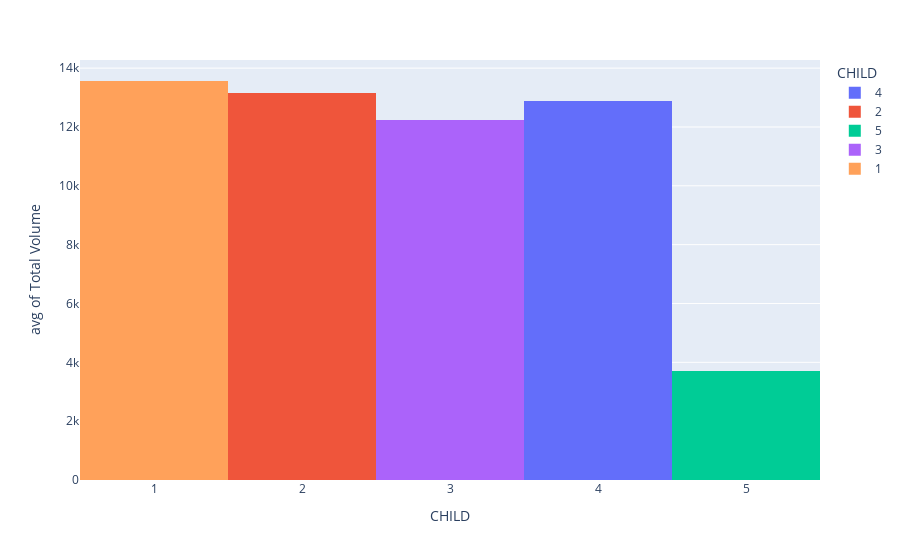
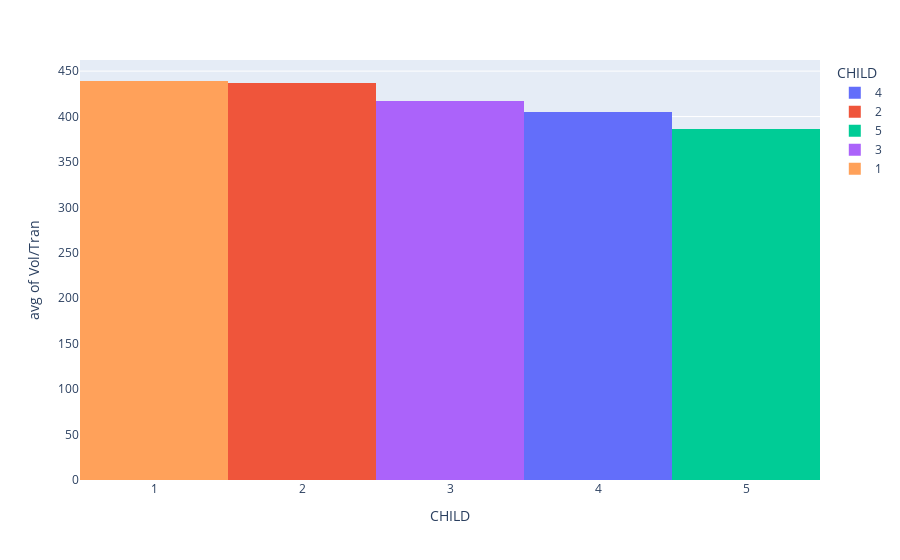
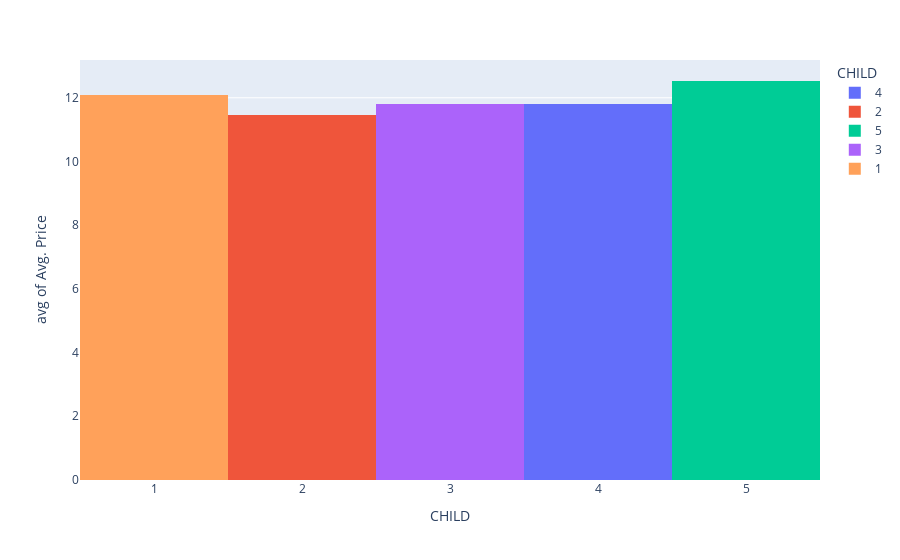

Notebook source saved alongside these figures, in order:
### Code cell
group_by_CHILDREN = df.groupby('CHILD')
group_by_CHILDREN.describe()
fig = px.histogram(df, x='CHILD', y=df['Total Volume'], color='CHILD', histfunc='avg')
fig.show()

fig = px.histogram(df, x='CHILD', y=df['Vol/Tran'], color='CHILD', histfunc='avg')
fig.show()

px.histogram(df, x='CHILD', y=df['Avg. Price '], color='CHILD', histfunc='avg').show()

### Figure 1 — Plotly figure (JSON) as saved in the notebook; plotly's stock layout.template omitted (floating-point values rounded to 4 significant figures; data arrays with more than 128 entries replaced by an {"elided": "..."} marker saying what was removed)
{"data": [{"alignmentgroup": "True", "bingroup": "x", "histfunc": "avg", "hovertemplate": "CHILD=%{x}<br>avg of Total Volume=%{y}<extra></extra>", "legendgroup": "4", "marker": {"color": "#636efa", "pattern": {"shape": ""}}, "name": "4", "offsetgroup": "4", "orientation": "v", "showlegend": true, "type": "histogram", "x": {"elided": "267 int values"}, "xaxis": "x", "y": {"elided": "267 int values"}, "yaxis": "y"}, {"alignmentgroup": "True", "bingroup": "x", "histfunc": "avg", "hovertemplate": "CHILD=%{x}<br>avg of Total Volume=%{y}<extra></extra>", "legendgroup": "2", "marker": {"color": "#EF553B", "pattern": {"shape": ""}}, "name": "2", "offsetgroup": "2", "orientation": "v", "showlegend": true, "type": "histogram", "x": {"elided": "145 int values"}, "xaxis": "x", "y": {"elided": "145 int values"}, "yaxis": "y"}, {"alignmentgroup": "True", "bingroup": "x", "histfunc": "avg", "hovertemplate": "CHILD=%{x}<br>avg of Total Volume=%{y}<extra></extra>", "legendgroup": "5", "marker": {"color": "#00cc96", "pattern": {"shape": ""}}, "name": "5", "offsetgroup": "5", "orientation": "v", "showlegend": true, "type": "histogram", "x": [5, 5, 5, 5, 5, 5, 5, 5, 5, 5, 5, 5, 5, 5, 5, 5, 5, 5, 5, 5, 5, 5, 5, 5, 5, 5, 5, 5, 5, 5, 5, 5, 5, 5, 5, 5, 5, 5, 5, 5, 5, 5, 5, 5, 5, 5, 5, 5, 5, 5, 5, 5, 5, 5, 5, 5, 5, 5, 5, 5, 5, 5, 5, 5, 5, 5, 5, 5], "xaxis": "x", "y": [1500, 675, 6400, 1600, 2825, 6050, 1050, 3325, 900, 3925, 4950, 1050, 150, 4800, 300, 5250, 900, 7000, 2850, 400, 11125, 225, 1800, 2500, 900, 9325, 4250, 2175, 1300, 2750, 375, 3750, 1300, 7525, 3750, 3225, 4525, 675, 6525, 1600, 1675, 200, 1350, 3300, 300, 18850, 5425, 5575, 500, 2300, 2275, 1125, 3350, 4910, 11975, 225, 10825, 1500, 2100, 525, 16175, 1225, 750, 225, 13075, 825, 2550, 13400], "yaxis": "y"}, {"alignmentgroup": "True", "bingroup": "x", "histfunc": "avg", "hovertemplate": "CHILD=%{x}<br>avg of Total Volume=%{y}<extra></extra>", "legendgroup": "3", "marker": {"color": "#ab63fa", "pattern": {"shape": ""}}, "name": "3", "offsetgroup": "3", "orientation": "v", "showlegend": true, "type": "histogram", "x": [3, 3, 3, 3, 3, 3, 3, 3, 3, 3, 3, 3, 3, 3, 3, 3, 3, 3, 3, 3, 3, 3, 3, 3, 3, 3, 3, 3, 3, 3, 3, 3, 3, 3, 3, 3, 3, 3, 3, 3, 3, 3, 3, 3, 3, 3, 3, 3, 3, 3, 3, 3, 3, 3, 3, 3, 3, 3, 3, 3, 3], "xaxis": "x", "y": [8300, 9300, 20675, 16730, 10925, 7475, 34200, 15875, 18275, 19950, 23325, 13075, 20125, 13950, 16225, 11450, 14375, 12085, 9200, 26200, 8450, 14450, 12675, 12275, 14500, 10800, 11450, 9225, 3075, 10775, 16425, 7675, 13500, 22325, 22925, 5225, 10345, 15850, 5735, 14250, 11050, 8500, 12700, 7625, 12300, 13085, 11025, 7300, 7925, 4825, 12300, 3700, 6550, 2675, 6325, 9975, 11825, 5950, 11775, 6635, 9400], "yaxis": "y"}, {"alignmentgroup": "True", "bingroup": "x", "histfunc": "avg", "hovertemplate": "CHILD=%{x}<br>avg of Total Volume=%{y}<extra></extra>", "legendgroup": "1", "marker": {"color": "#FFA15A", "pattern": {"shape": ""}}, "name": "1", "offsetgroup": "1", "orientation": "v", "showlegend": true, "type": "histogram", "x": [1, 1, 1, 1, 1, 1, 1, 1, 1, 1, 1, 1, 1, 1, 1, 1, 1, 1, 1, 1, 1, 1, 1, 1, 1, 1, 1, 1, 1, 1, 1, 1, 1, 1, 1, 1, 1, 1, 1, 1, 1, 1, 1, 1, 1, 1, 1, 1, 1, 1, 1, 1, 1, 1, 1, 1, 1, 1, 1], "xaxis": "x", "y": [16050, 15400, 21150, 6825, 26375, 11625, 4650, 21400, 6525, 19425, 12000, 17950, 17900, 7225, 28925, 17525, 20525, 26475, 12350, 5700, 12325, 6825, 12925, 22600, 13100, 11775, 15700, 19975, 6625, 13750, 9400, 1350, 8525, 14350, 11725, 17825, 20400, 8375, 16375, 5175, 5900, 8495, 2525, 6725, 6050, 6500, 8300, 7200, 5950, 5550, 21925, 6500, 40400, 4100, 17275, 11615, 13175, 50000, 6925], "yaxis": "y"}], "layout": {"barmode": "relative", "legend": {"title": {"text": "CHILD"}, "tracegroupgap": 0}, "margin": {"t": 60}, "xaxis": {"anchor": "y", "categoryarray": [4, 2, 5, 3, 1], "categoryorder": "array", "domain": [0, 1], "title": {"text": "CHILD"}}, "yaxis": {"anchor": "x", "domain": [0, 1], "title": {"text": "avg of Total Volume"}}}}

### Figure 2 — Plotly figure (JSON) as saved in the notebook; plotly's stock layout.template omitted (floating-point values rounded to 4 significant figures; data arrays with more than 128 entries replaced by an {"elided": "..."} marker saying what was removed)
{"data": [{"alignmentgroup": "True", "bingroup": "x", "histfunc": "avg", "hovertemplate": "CHILD=%{x}<br>avg of Vol/Tran=%{y}<extra></extra>", "legendgroup": "4", "marker": {"color": "#636efa", "pattern": {"shape": ""}}, "name": "4", "offsetgroup": "4", "orientation": "v", "showlegend": true, "type": "histogram", "x": {"elided": "267 int values"}, "xaxis": "x", "y": {"elided": "267 float values"}, "yaxis": "y"}, {"alignmentgroup": "True", "bingroup": "x", "histfunc": "avg", "hovertemplate": "CHILD=%{x}<br>avg of Vol/Tran=%{y}<extra></extra>", "legendgroup": "2", "marker": {"color": "#EF553B", "pattern": {"shape": ""}}, "name": "2", "offsetgroup": "2", "orientation": "v", "showlegend": true, "type": "histogram", "x": {"elided": "145 int values"}, "xaxis": "x", "y": {"elided": "145 float values"}, "yaxis": "y"}, {"alignmentgroup": "True", "bingroup": "x", "histfunc": "avg", "hovertemplate": "CHILD=%{x}<br>avg of Vol/Tran=%{y}<extra></extra>", "legendgroup": "5", "marker": {"color": "#00cc96", "pattern": {"shape": ""}}, "name": "5", "offsetgroup": "5", "orientation": "v", "showlegend": true, "type": "histogram", "x": [5, 5, 5, 5, 5, 5, 5, 5, 5, 5, 5, 5, 5, 5, 5, 5, 5, 5, 5, 5, 5, 5, 5, 5, 5, 5, 5, 5, 5, 5, 5, 5, 5, 5, 5, 5, 5, 5, 5, 5, 5, 5, 5, 5, 5, 5, 5, 5, 5, 5, 5, 5, 5, 5, 5, 5, 5, 5, 5, 5, 5, 5, 5, 5, 5, 5, 5, 5], "xaxis": "x", "y": [375, 168.8, 800, 400, 565, 756.2, 210, 415.6, 180, 436.1, 707.1, 262.5, 150, 436.4, 150, 525, 300, 318.2, 142.5, 400, 654.4, 225, 1800, 416.7, 450, 345.4, 184.8, 310.7, 650, 916.7, 187.5, 288.5, 650, 470.3, 375, 460.7, 377.1, 337.5, 435, 160, 139.6, 200, 270, 412.5, 300, 523.6, 417.3, 223, 500, 460, 325, 375, 223.3, 163.7, 362.9, 225, 433, 375, 210, 175, 539.2, 306.2, 250, 225, 304.1, 275, 283.3, 362.2], "yaxis": "y"}, {"alignmentgroup": "True", "bingroup": "x", "histfunc": "avg", "hovertemplate": "CHILD=%{x}<br>avg of Vol/Tran=%{y}<extra></extra>", "legendgroup": "3", "marker": {"color": "#ab63fa", "pattern": {"shape": ""}}, "name": "3", "offsetgroup": "3", "orientation": "v", "showlegend": true, "type": "histogram", "x": [3, 3, 3, 3, 3, 3, 3, 3, 3, 3, 3, 3, 3, 3, 3, 3, 3, 3, 3, 3, 3, 3, 3, 3, 3, 3, 3, 3, 3, 3, 3, 3, 3, 3, 3, 3, 3, 3, 3, 3, 3, 3, 3, 3, 3, 3, 3, 3, 3, 3, 3, 3, 3, 3, 3, 3, 3, 3, 3, 3, 3], "xaxis": "x", "y": [638.5, 372, 795.2, 249.7, 404.6, 498.3, 1425, 721.6, 589.5, 415.6, 466.5, 290.6, 805, 450, 491.7, 408.9, 399.3, 208.4, 287.5, 1092.0, 196.5, 481.7, 253.5, 306.9, 381.6, 337.5, 572.5, 188.3, 439.3, 371.6, 400.6, 295.2, 587.0, 259.6, 636.8, 275, 220.1, 259.8, 124.7, 296.9, 257.0, 236.1, 384.9, 363.1, 615, 688.7, 250.6, 521.4, 466.2, 344.6, 768.8, 160.9, 155.9, 243.2, 395.3, 383.6, 303.2, 205.2, 301.9, 165.9, 313.3], "yaxis": "y"}, {"alignmentgroup": "True", "bingroup": "x", "histfunc": "avg", "hovertemplate": "CHILD=%{x}<br>avg of Vol/Tran=%{y}<extra></extra>", "legendgroup": "1", "marker": {"color": "#FFA15A", "pattern": {"shape": ""}}, "name": "1", "offsetgroup": "1", "orientation": "v", "showlegend": true, "type": "histogram", "x": [1, 1, 1, 1, 1, 1, 1, 1, 1, 1, 1, 1, 1, 1, 1, 1, 1, 1, 1, 1, 1, 1, 1, 1, 1, 1, 1, 1, 1, 1, 1, 1, 1, 1, 1, 1, 1, 1, 1, 1, 1, 1, 1, 1, 1, 1, 1, 1, 1, 1, 1, 1, 1, 1, 1, 1, 1, 1, 1], "xaxis": "x", "y": [321, 405.3, 1058.0, 379.2, 775.7, 264.2, 186, 668.8, 283.7, 353.2, 193.6, 560.9, 406.8, 206.4, 803.5, 649.1, 500.6, 1018.0, 352.9, 356.2, 220.1, 166.5, 208.5, 904, 311.9, 210.3, 461.8, 644.4, 368.1, 245.5, 427.3, 675, 230.4, 410, 344.9, 247.6, 370.9, 335, 712.0, 398.1, 196.7, 292.9, 168.3, 305.7, 232.7, 185.7, 553.3, 423.5, 330.6, 231.2, 313.2, 382.4, 2525, 128.1, 557.3, 94.43, 292.8, 526.3, 532.7], "yaxis": "y"}], "layout": {"barmode": "relative", "legend": {"title": {"text": "CHILD"}, "tracegroupgap": 0}, "margin": {"t": 60}, "xaxis": {"anchor": "y", "categoryarray": [4, 2, 5, 3, 1], "categoryorder": "array", "domain": [0, 1], "title": {"text": "CHILD"}}, "yaxis": {"anchor": "x", "domain": [0, 1], "title": {"text": "avg of Vol/Tran"}}}}

### Figure 3 — Plotly figure (JSON) as saved in the notebook; plotly's stock layout.template omitted (floating-point values rounded to 4 significant figures; data arrays with more than 128 entries replaced by an {"elided": "..."} marker saying what was removed)
{"data": [{"alignmentgroup": "True", "bingroup": "x", "histfunc": "avg", "hovertemplate": "CHILD=%{x}<br>avg of Avg. Price =%{y}<extra></extra>", "legendgroup": "4", "marker": {"color": "#636efa", "pattern": {"shape": ""}}, "name": "4", "offsetgroup": "4", "orientation": "v", "showlegend": true, "type": "histogram", "x": {"elided": "267 int values"}, "xaxis": "x", "y": {"elided": "267 float values"}, "yaxis": "y"}, {"alignmentgroup": "True", "bingroup": "x", "histfunc": "avg", "hovertemplate": "CHILD=%{x}<br>avg of Avg. Price =%{y}<extra></extra>", "legendgroup": "2", "marker": {"color": "#EF553B", "pattern": {"shape": ""}}, "name": "2", "offsetgroup": "2", "orientation": "v", "showlegend": true, "type": "histogram", "x": {"elided": "145 int values"}, "xaxis": "x", "y": {"elided": "145 float values"}, "yaxis": "y"}, {"alignmentgroup": "True", "bingroup": "x", "histfunc": "avg", "hovertemplate": "CHILD=%{x}<br>avg of Avg. Price =%{y}<extra></extra>", "legendgroup": "5", "marker": {"color": "#00cc96", "pattern": {"shape": ""}}, "name": "5", "offsetgroup": "5", "orientation": "v", "showlegend": true, "type": "histogram", "x": [5, 5, 5, 5, 5, 5, 5, 5, 5, 5, 5, 5, 5, 5, 5, 5, 5, 5, 5, 5, 5, 5, 5, 5, 5, 5, 5, 5, 5, 5, 5, 5, 5, 5, 5, 5, 5, 5, 5, 5, 5, 5, 5, 5, 5, 5, 5, 5, 5, 5, 5, 5, 5, 5, 5, 5, 5, 5, 5, 5, 5, 5, 5, 5, 5, 5, 5, 5], "xaxis": "x", "y": [7.6, 18.3, 5.75, 6.94, 10.62, 6.31, 7.05, 8.38, 5.67, 7.8, 5.67, 10.57, 24.67, 5.67, 11.33, 5.67, 10.5, 8.09, 15.65, 10.5, 6.67, 18.67, 10.17, 8.58, 11.56, 10.14, 15.48, 12.23, 7.15, 11.09, 8, 13.2, 15.38, 19.22, 15.27, 13.26, 19.25, 11.78, 15.43, 13.25, 17.13, 10, 15.7, 11.53, 13.33, 14.31, 12.74, 22.23, 10.5, 11.11, 18.42, 19.2, 17, 18.69, 12.71, 18.67, 7.57, 14.27, 11.19, 21.43, 10.52, 10.86, 7.67, 26, 9.46, 9.09, 16.27, 15.65], "yaxis": "y"}, {"alignmentgroup": "True", "bingroup": "x", "histfunc": "avg", "hovertemplate": "CHILD=%{x}<br>avg of Avg. Price =%{y}<extra></extra>", "legendgroup": "3", "marker": {"color": "#ab63fa", "pattern": {"shape": ""}}, "name": "3", "offsetgroup": "3", "orientation": "v", "showlegend": true, "type": "histogram", "x": [3, 3, 3, 3, 3, 3, 3, 3, 3, 3, 3, 3, 3, 3, 3, 3, 3, 3, 3, 3, 3, 3, 3, 3, 3, 3, 3, 3, 3, 3, 3, 3, 3, 3, 3, 3, 3, 3, 3, 3, 3, 3, 3, 3, 3, 3, 3, 3, 3, 3, 3, 3, 3, 3, 3, 3, 3, 3, 3, 3, 3], "xaxis": "x", "y": [7.12, 6.12, 7.44, 12.89, 8.63, 9.83, 7.22, 11.56, 12.18, 7.65, 8.05, 10.98, 6.04, 9.25, 9.17, 10.3, 9.61, 11.43, 19.48, 10.48, 11.31, 10.95, 13.08, 15.52, 10.61, 17.76, 9.94, 13.22, 12.85, 9.54, 10.25, 11.11, 9.81, 16.02, 13.15, 11.14, 12.2, 12.87, 16.83, 14.69, 10.21, 15.66, 8.27, 15.34, 9.87, 14.13, 14.54, 11.05, 9.77, 16.45, 10.38, 13.28, 13.02, 10.86, 13.07, 15.65, 10.72, 14.92, 19.81, 14.65, 9.69], "yaxis": "y"}, {"alignmentgroup": "True", "bingroup": "x", "histfunc": "avg", "hovertemplate": "CHILD=%{x}<br>avg of Avg. Price =%{y}<extra></extra>", "legendgroup": "1", "marker": {"color": "#FFA15A", "pattern": {"shape": ""}}, "name": "1", "offsetgroup": "1", "orientation": "v", "showlegend": true, "type": "histogram", "x": [1, 1, 1, 1, 1, 1, 1, 1, 1, 1, 1, 1, 1, 1, 1, 1, 1, 1, 1, 1, 1, 1, 1, 1, 1, 1, 1, 1, 1, 1, 1, 1, 1, 1, 1, 1, 1, 1, 1, 1, 1, 1, 1, 1, 1, 1, 1, 1, 1, 1, 1, 1, 1, 1, 1, 1, 1, 1, 1], "xaxis": "x", "y": [9.46, 6.43, 6.27, 6.86, 10.22, 11.76, 13.31, 12.37, 12.25, 15.85, 11.09, 12.28, 12.71, 10.46, 7.01, 7.03, 11.97, 10.62, 11.77, 12.91, 12.83, 12.75, 10.77, 7.73, 10.44, 11.15, 13.09, 7.73, 10.41, 10.71, 16.1, 10.52, 15.55, 11.45, 10.83, 13.5, 11.78, 10.1, 11.57, 10.38, 16.78, 12.89, 13.96, 17.72, 15.23, 11.01, 33.33, 12.79, 12.02, 15.68, 12.39, 11.19, 7.7, 14.5, 10.42, 17.81, 10.28, 12.16, 13.58], "yaxis": "y"}], "layout": {"barmode": "relative", "legend": {"title": {"text": "CHILD"}, "tracegroupgap": 0}, "margin": {"t": 60}, "xaxis": {"anchor": "y", "categoryarray": [4, 2, 5, 3, 1], "categoryorder": "array", "domain": [0, 1], "title": {"text": "CHILD"}}, "yaxis": {"anchor": "x", "domain": [0, 1], "title": {"text": "avg of Avg. Price "}}}}
